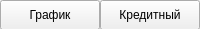
<?xml version="1.0" encoding="UTF-8"?>
<ui version="4.0">
 <class>calc</class>
 <widget class="QWidget" name="calc">
  <property name="geometry">
   <rect>
    <x>0</x>
    <y>0</y>
    <width>200</width>
    <height>29</height>
   </rect>
  </property>
  <property name="windowTitle">
   <string>Form</string>
  </property>
  <widget class="QPushButton" name="pushButton_grahp">
   <property name="geometry">
    <rect>
     <x>0</x>
     <y>0</y>
     <width>100</width>
     <height>30</height>
    </rect>
   </property>
   <property name="text">
    <string>График</string>
   </property>
  </widget>
  <widget class="QPushButton" name="pushButton_credit">
   <property name="geometry">
    <rect>
     <x>100</x>
     <y>0</y>
     <width>100</width>
     <height>30</height>
    </rect>
   </property>
   <property name="text">
    <string>Кредитный</string>
   </property>
  </widget>
 </widget>
 <resources/>
 <connections/>
</ui>
